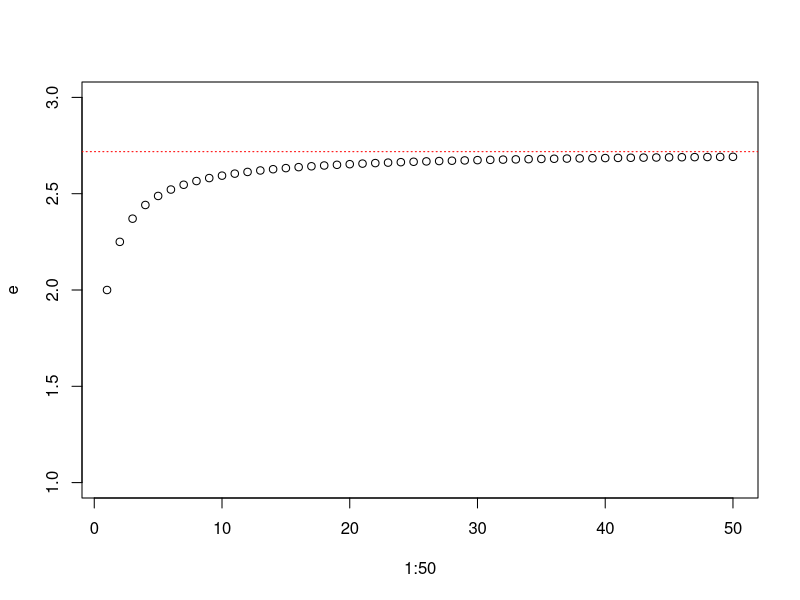

Write the R code that produced this figure.
## ---- chunk 1
n <- sample(1:100, 1)
if (n%%2 == 0) {
    cat(n, 'est pair')
} else {
    cat(n, 'est impair')
}
## ---- chunk 2
ifelse (n%%2 == 0,
        paste(n, 'est pair'),
        paste(n, 'est impair')
       )
## ---- chunk 3
switch(n%%2+1,
       print(paste(n, 'est pair')),
       print(paste(n, 'est impair'))
      )
## ---- chunk 4
if (sqrt(n) == floor(sqrt(n))) {
    cat(n, 'est le carré de', sqrt(n))
} else {
    cat(n, "n'est pas un carré")
}
## ---- chunk 5
if (sqrt(n) == floor(sqrt(n)) &&
    sqrt(n)%%2 != 0 &&
    sqrt(n)%%3 == 0
   ) {
    cat(n, "est le carré de", sqrt(n), "impair et mutliple de 3")
} else {
    cat(n, "ne réponds pas aux conditions")
}
## ---- chunk 6
e = 2
for (i in 2:50){
    e = c(e, (1 + 1/i)^i)
}

plot(1:50, e,
     ylim = c(1,3))
abline(exp(1), 0,
       col = "red",
       lty = 3)
## ---- chunk 7

